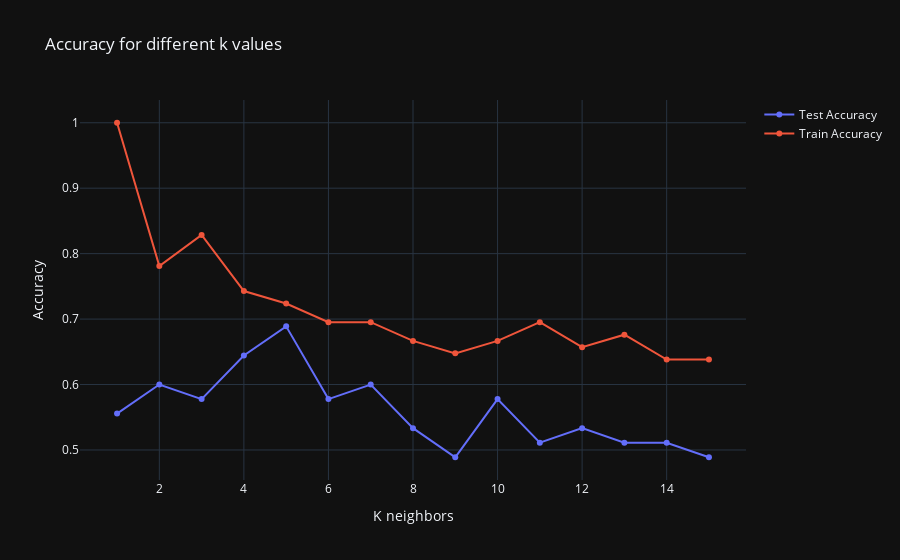

The notebook cell this image was saved under:
### Markdown cell above
#### In k-NN Classifier, default number of neighbors = 5
#### Strategy for finding k: try different values for k and plot k vs the results of the performance metric

### Code cell
# Create lists to capture train and test accuracy values
train_accuracy = []
test_accuracy = []

# Split date into train and test, set random_state = 2 so test/train data is same as above 
X_train, X_test, y_train, y_test = train_test_split(X, y, test_size = 0.3, random_state = 2)

# Loop over values of k
for k in np.arange(1, 16):
    knn = KNeighborsClassifier(n_neighbors = k)
    knn.fit(X_train, y_train)
    train_accuracy.append(knn.score(X_train, y_train))
    test_accuracy.append(knn.score(X_test, y_test))
    
#Plot
fig = go.Figure()
fig.add_trace(go.Scatter(x=np.arange(1,16), y=test_accuracy, name='Test Accuracy'))
fig.add_trace(go.Scatter(x=np.arange(1,16), y=train_accuracy, name='Train Accuracy'))

fig.update_layout(template='plotly_dark', xaxis_title="K neighbors",
                  title='Accuracy for different k values',
                  yaxis_title='Accuracy')
fig.show(width=600, height=600)

### Figure 1 — Plotly figure (JSON) as saved in the notebook; plotly's stock layout.template omitted (floating-point values rounded to 4 significant figures)
{"data": [{"name": "Test Accuracy", "type": "scatter", "x": [1, 2, 3, 4, 5, 6, 7, 8, 9, 10, 11, 12, 13, 14, 15], "y": [0.5556, 0.6, 0.5778, 0.6444, 0.6889, 0.5778, 0.6, 0.5333, 0.4889, 0.5778, 0.5111, 0.5333, 0.5111, 0.5111, 0.4889]}, {"name": "Train Accuracy", "type": "scatter", "x": [1, 2, 3, 4, 5, 6, 7, 8, 9, 10, 11, 12, 13, 14, 15], "y": [1, 0.781, 0.8286, 0.7429, 0.7238, 0.6952, 0.6952, 0.6667, 0.6476, 0.6667, 0.6952, 0.6571, 0.6762, 0.6381, 0.6381]}], "layout": {"title": {"text": "Accuracy for different k values"}, "xaxis": {"title": {"text": "K neighbors"}}, "yaxis": {"title": {"text": "Accuracy"}}}}
